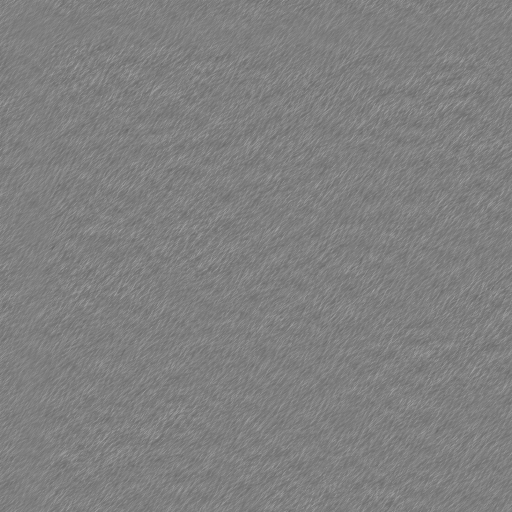
#> input picture Assets/Game/03.Resources/Art/HD2D/DQPainted/Grass.png, 1024 x 1024 px, found by its file name (shown at 1/2 size)
$ python dq_painted_textures.py ../Assets/Game/03.Resources/Art/HD2D/DQPainted/Grass.png out.png
#> lines starting #> are read from the running program, lines starting #| are printed output that depends on the picture
"""Codex 이미지 생성으로 받은 이어 붙는 질감을 본 게임 색 평균에 맞춰 DQPainted 폴더에 쓴다.

색은 예전 절차 질감의 평균색(빛 값이 그 색에 맞춰져 있음)으로 옮기고, 그려진 세부(풀잎·흙알·판석·나뭇결·천 결)는 그대로 둔다.
Grass·Leaves는 밝기 세부만 쓰는 회색 지도(평균 0.5)다 — 색은 셰이더가 정한다.
사용: /usr/bin/python3 Tools/dq_painted_textures.py <생성 폴더> <출력 폴더>
"""
import sys
from pathlib import Path

import numpy as np
from PIL import Image

SRC = Path(sys.argv[1])
OUT = Path(sys.argv[2])
# (출력 이름, 원본, 평균 sRGB 목표 또는 None=회색 세부)
JOBS = [
    ("Grass", "A/grass.png", None),
    ("Soil", "A/dirt.png", (.72, .64, .44)),
    ("StonePath", "D/flagstone.png", (.62, .58, .48)),
    ("Wood", "B/wood.png", (.48, .30, .13)),
    ("Cloth", "C/canvas.png", (.80, .69, .43)),
    ("Flag", "C/redcloth.png", (.56, .17, .14)),
    ("Leaves", "C/leaves.png", None),
    ("Plant", "C/leaves.png", (.22, .58, .19)),
    ("Stone", "E/rock.png", (.41, .49, .42)),
    ("FlowerWhite", "E/petals.png", (.89, .89, .80)),
    ("FlowerYellow", "E/petals.png", (.87, .76, .37)),
    ("FlowerPurple", "E/petals.png", (.56, .28, .68)),
]


def wrap_blur(values, radius):
    """Gaussian blur that wraps around the tile edges (FFT is periodic, so the texture stays tileable)."""
    size = values.shape[0]
    freq = np.fft.fftfreq(size)
    gauss = np.exp(-2 * (np.pi * radius) ** 2 * (freq[:, None] ** 2 + freq[None, :] ** 2))
    return np.real(np.fft.ifft2(np.fft.fft2(values) * gauss))


def main():
    OUT.mkdir(parents=True, exist_ok=True)
    for name, source, target in JOBS:
        a = np.asarray(Image.open(SRC / source).convert("RGB").resize((1024, 1024), Image.LANCZOS)).astype(np.float64) / 255
        if target is None:
            luma = .299 * a[..., 0] + .587 * a[..., 1] + .114 * a[..., 2]
            ratio = luma / luma.mean()
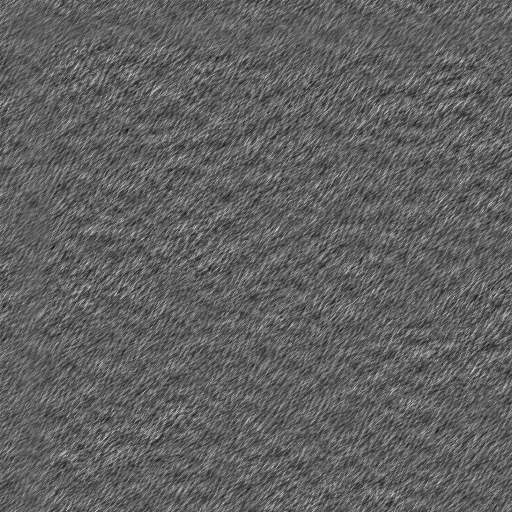
#> ratio: shape (1024, 1024) float64 (shown at 1/2 size); min 0.776, max 1.36, mean 1; drawn with min black and max white
            if name == "Grass":
                # Keep only fine blade grain: mid-size blotches read as ripples when tiled; big light comes from the shader.
                ratio = ratio - wrap_blur(ratio, 12) + 1
#> in wrap_blur, `return np.real(np.fft.ifft2(np.fft.fft2(values) * gauss))`:
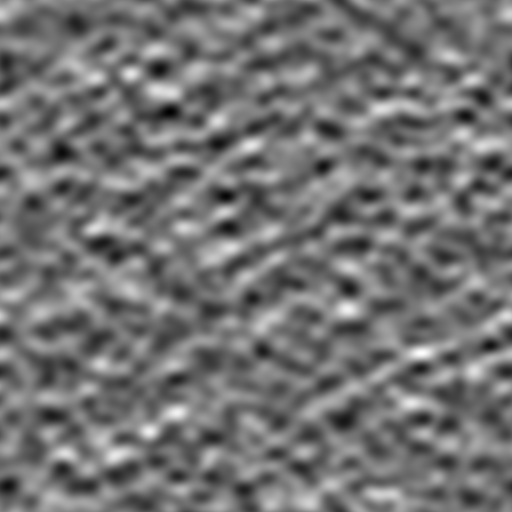
#> returned value: shape (1024, 1024) float64 (shown at 1/2 size); min 0.976, max 1.03, mean 1; drawn with min black and max white
            out = np.clip(.5 * ratio, 0, 1)
            out = np.repeat(out[..., None], 3, axis=2)
#> out: shape (1024, 1024, 3) float64
        else:
            out = np.clip(a * (np.array(target) / a.reshape(-1, 3).mean(0)), 0, 1)
        path = OUT / f"{name}.png"
        Image.fromarray((out * 255 + .5).astype(np.uint8)).save(path, optimize=False)
        print(path, "mean", np.round(out.reshape(-1, 3).mean(0), 3))
#| out.png/Grass.png mean [0.5 0.5 0.5]


if __name__ == "__main__":
#> (the run stopped early here; a loop or call above may not have finished)
